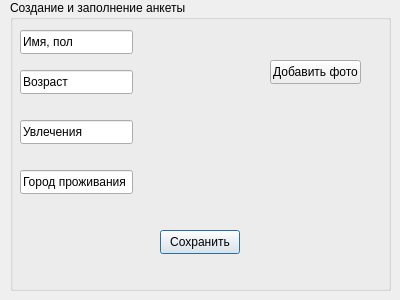
<?xml version="1.0" encoding="UTF-8"?>
<ui version="4.0">
 <class>Dialog</class>
 <widget class="QDialog" name="Dialog">
  <property name="geometry">
   <rect>
    <x>0</x>
    <y>0</y>
    <width>400</width>
    <height>300</height>
   </rect>
  </property>
  <property name="windowTitle">
   <string>Dialog</string>
  </property>
  <widget class="QGroupBox" name="groupBox">
   <property name="geometry">
    <rect>
     <x>10</x>
     <y>0</y>
     <width>381</width>
     <height>291</height>
    </rect>
   </property>
   <property name="title">
    <string>Создание и заполнение анкеты</string>
   </property>
   <widget class="QLineEdit" name="lineEdit">
    <property name="geometry">
     <rect>
      <x>10</x>
      <y>30</y>
      <width>113</width>
      <height>24</height>
     </rect>
    </property>
    <property name="text">
     <string>Имя, пол</string>
    </property>
   </widget>
   <widget class="QLineEdit" name="lineEdit_2">
    <property name="geometry">
     <rect>
      <x>10</x>
      <y>70</y>
      <width>113</width>
      <height>24</height>
     </rect>
    </property>
    <property name="text">
     <string>Возраст</string>
    </property>
   </widget>
   <widget class="QLineEdit" name="lineEdit_3">
    <property name="geometry">
     <rect>
      <x>10</x>
      <y>120</y>
      <width>113</width>
      <height>24</height>
     </rect>
    </property>
    <property name="text">
     <string>Увлечения</string>
    </property>
   </widget>
   <widget class="QPushButton" name="onSaveData">
    <property name="geometry">
     <rect>
      <x>150</x>
      <y>230</y>
      <width>80</width>
      <height>24</height>
     </rect>
    </property>
    <property name="text">
     <string>Сохранить</string>
    </property>
   </widget>
   <widget class="QLineEdit" name="lineEdit_4">
    <property name="geometry">
     <rect>
      <x>10</x>
      <y>170</y>
      <width>113</width>
      <height>24</height>
     </rect>
    </property>
    <property name="text">
     <string>Город проживания</string>
    </property>
   </widget>
   <widget class="QPushButton" name="onLoadPhoto">
    <property name="geometry">
     <rect>
      <x>260</x>
      <y>60</y>
      <width>91</width>
      <height>24</height>
     </rect>
    </property>
    <property name="text">
     <string>Добавить фото</string>
    </property>
   </widget>
  </widget>
 </widget>
 <resources/>
 <connections/>
</ui>
